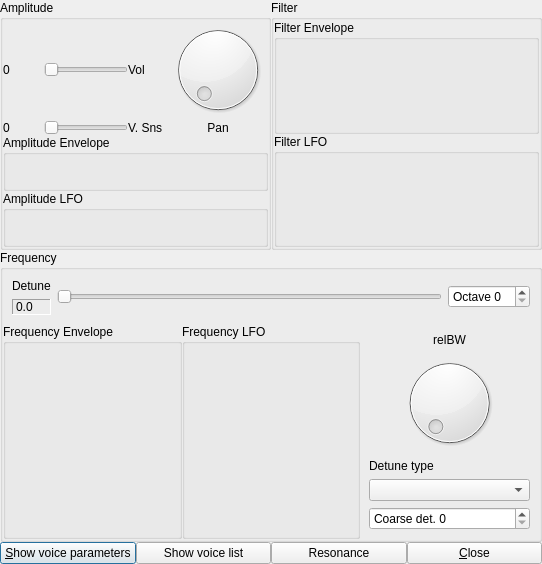
<?xml version="1.0" encoding="UTF-8"?>
<ui version="4.0">
 <class>addnoteui</class>
 <widget class="QDialog" name="addnoteui">
  <property name="geometry">
   <rect>
    <x>0</x>
    <y>0</y>
    <width>542</width>
    <height>564</height>
   </rect>
  </property>
  <property name="windowTitle">
   <string>Dialog</string>
  </property>
  <layout class="QVBoxLayout" name="verticalLayout">
   <property name="spacing">
    <number>0</number>
   </property>
   <property name="margin">
    <number>0</number>
   </property>
   <item>
    <layout class="QHBoxLayout" name="horizontalLayout_2">
     <property name="spacing">
      <number>0</number>
     </property>
     <item>
      <widget class="QGroupBox" name="groupBox">
       <property name="sizePolicy">
        <sizepolicy hsizetype="Preferred" vsizetype="Expanding">
         <horstretch>0</horstretch>
         <verstretch>0</verstretch>
        </sizepolicy>
       </property>
       <property name="title">
        <string>Amplitude</string>
       </property>
       <layout class="QVBoxLayout" name="verticalLayout_2">
        <property name="spacing">
         <number>0</number>
        </property>
        <property name="margin">
         <number>0</number>
        </property>
        <item>
         <layout class="QGridLayout" name="gridLayout">
          <property name="spacing">
           <number>0</number>
          </property>
          <item row="0" column="0">
           <widget class="QLabel" name="label_2">
            <property name="text">
             <string>0</string>
            </property>
           </widget>
          </item>
          <item row="0" column="1">
           <widget class="QSlider" name="horizontalSlider">
            <property name="sizePolicy">
             <sizepolicy hsizetype="Preferred" vsizetype="Fixed">
              <horstretch>0</horstretch>
              <verstretch>0</verstretch>
             </sizepolicy>
            </property>
            <property name="orientation">
             <enum>Qt::Horizontal</enum>
            </property>
           </widget>
          </item>
          <item row="0" column="2">
           <widget class="QLabel" name="label">
            <property name="text">
             <string>Vol</string>
            </property>
           </widget>
          </item>
          <item row="1" column="0">
           <widget class="QLabel" name="label_3">
            <property name="text">
             <string>0</string>
            </property>
           </widget>
          </item>
          <item row="1" column="1">
           <widget class="QSlider" name="horizontalSlider_2">
            <property name="sizePolicy">
             <sizepolicy hsizetype="Preferred" vsizetype="Fixed">
              <horstretch>0</horstretch>
              <verstretch>0</verstretch>
             </sizepolicy>
            </property>
            <property name="orientation">
             <enum>Qt::Horizontal</enum>
            </property>
           </widget>
          </item>
          <item row="1" column="2">
           <widget class="QLabel" name="label_4">
            <property name="text">
             <string>V. Sns</string>
            </property>
           </widget>
          </item>
          <item row="0" column="3">
           <widget class="Dial" name="dial">
            <property name="sizePolicy">
             <sizepolicy hsizetype="Preferred" vsizetype="Preferred">
              <horstretch>0</horstretch>
              <verstretch>0</verstretch>
             </sizepolicy>
            </property>
           </widget>
          </item>
          <item row="1" column="3">
           <widget class="QLabel" name="label_10">
            <property name="text">
             <string>Pan</string>
            </property>
            <property name="alignment">
             <set>Qt::AlignCenter</set>
            </property>
           </widget>
          </item>
         </layout>
        </item>
        <item>
         <widget class="EnvelopeBox" name="amplitudeEnvelope">
          <property name="title">
           <string>Amplitude Envelope</string>
          </property>
         </widget>
        </item>
        <item>
         <widget class="LFOBox" name="amplitudeLFO">
          <property name="title">
           <string>Amplitude LFO</string>
          </property>
         </widget>
        </item>
       </layout>
      </widget>
     </item>
     <item>
      <widget class="QGroupBox" name="groupBox_2">
       <property name="sizePolicy">
        <sizepolicy hsizetype="Preferred" vsizetype="Expanding">
         <horstretch>0</horstretch>
         <verstretch>0</verstretch>
        </sizepolicy>
       </property>
       <property name="title">
        <string>Filter</string>
       </property>
       <layout class="QVBoxLayout" name="verticalLayout_3">
        <property name="spacing">
         <number>0</number>
        </property>
        <property name="margin">
         <number>0</number>
        </property>
        <item>
         <widget class="EnvelopeBox" name="filterEnvelope">
          <property name="title">
           <string>Filter Envelope</string>
          </property>
         </widget>
        </item>
        <item>
         <widget class="LFOBox" name="filterLFO">
          <property name="title">
           <string>Filter LFO</string>
          </property>
         </widget>
        </item>
       </layout>
      </widget>
     </item>
    </layout>
   </item>
   <item>
    <widget class="QGroupBox" name="groupBox_3">
     <property name="sizePolicy">
      <sizepolicy hsizetype="Preferred" vsizetype="Expanding">
       <horstretch>0</horstretch>
       <verstretch>0</verstretch>
      </sizepolicy>
     </property>
     <property name="title">
      <string>Frequency</string>
     </property>
     <layout class="QGridLayout" name="gridLayout_5">
      <property name="margin">
       <number>0</number>
      </property>
      <property name="spacing">
       <number>0</number>
      </property>
      <item row="1" column="0">
       <widget class="EnvelopeBox" name="frequencyEnvelope">
        <property name="title">
         <string>Frequency Envelope</string>
        </property>
       </widget>
      </item>
      <item row="1" column="1">
       <widget class="LFOBox" name="frequencyLFO">
        <property name="title">
         <string>Frequency LFO</string>
        </property>
       </widget>
      </item>
      <item row="0" column="0" colspan="3">
       <widget class="QWidget" name="widget" native="true">
        <layout class="QHBoxLayout" name="horizontalLayout_3">
         <item>
          <layout class="QVBoxLayout" name="verticalLayout_4">
           <item>
            <widget class="QLabel" name="label_5">
             <property name="text">
              <string>Detune</string>
             </property>
            </widget>
           </item>
           <item>
            <widget class="QLabel" name="label_6">
             <property name="frameShape">
              <enum>QFrame::Panel</enum>
             </property>
             <property name="frameShadow">
              <enum>QFrame::Sunken</enum>
             </property>
             <property name="text">
              <string>0.0</string>
             </property>
            </widget>
           </item>
          </layout>
         </item>
         <item>
          <widget class="QSlider" name="horizontalSlider_3">
           <property name="orientation">
            <enum>Qt::Horizontal</enum>
           </property>
          </widget>
         </item>
         <item>
          <widget class="QSpinBox" name="octave">
           <property name="prefix">
            <string>Octave </string>
           </property>
          </widget>
         </item>
        </layout>
       </widget>
      </item>
      <item row="1" column="2">
       <widget class="QWidget" name="widget_2" native="true">
        <layout class="QVBoxLayout" name="verticalLayout_6">
         <item>
          <widget class="QLabel" name="label_7">
           <property name="text">
            <string>relBW</string>
           </property>
           <property name="alignment">
            <set>Qt::AlignCenter</set>
           </property>
          </widget>
         </item>
         <item>
          <widget class="Dial" name="dial_2">
           <property name="sizePolicy">
            <sizepolicy hsizetype="Preferred" vsizetype="Preferred">
             <horstretch>0</horstretch>
             <verstretch>0</verstretch>
            </sizepolicy>
           </property>
          </widget>
         </item>
         <item>
          <widget class="QLabel" name="label_8">
           <property name="text">
            <string>Detune type</string>
           </property>
          </widget>
         </item>
         <item>
          <widget class="QComboBox" name="comboBox"/>
         </item>
         <item>
          <widget class="QSpinBox" name="spinBox">
           <property name="prefix">
            <string>Coarse det. </string>
           </property>
          </widget>
         </item>
        </layout>
       </widget>
      </item>
     </layout>
    </widget>
   </item>
   <item>
    <layout class="QHBoxLayout" name="horizontalLayout">
     <property name="spacing">
      <number>0</number>
     </property>
     <item>
      <widget class="QPushButton" name="pushButton_2">
       <property name="text">
        <string>&amp;Show voice parameters</string>
       </property>
      </widget>
     </item>
     <item>
      <widget class="QPushButton" name="pushButton_3">
       <property name="text">
        <string>Show voice list</string>
       </property>
      </widget>
     </item>
     <item>
      <widget class="QPushButton" name="pushButton_4">
       <property name="text">
        <string>Resonance</string>
       </property>
      </widget>
     </item>
     <item>
      <widget class="QPushButton" name="pushButton">
       <property name="text">
        <string>&amp;Close</string>
       </property>
      </widget>
     </item>
    </layout>
   </item>
  </layout>
 </widget>
 <customwidgets>
  <customwidget>
   <class>Dial</class>
   <extends>QDial</extends>
   <header>dial.h</header>
  </customwidget>
  <customwidget>
   <class>LFOBox</class>
   <extends>QGroupBox</extends>
   <header>lfobox.h</header>
   <container>1</container>
  </customwidget>
  <customwidget>
   <class>EnvelopeBox</class>
   <extends>QGroupBox</extends>
   <header>envelopebox.h</header>
   <container>1</container>
  </customwidget>
 </customwidgets>
 <resources/>
 <connections>
  <connection>
   <sender>horizontalSlider</sender>
   <signal>valueChanged(int)</signal>
   <receiver>label_2</receiver>
   <slot>setNum(int)</slot>
   <hints>
    <hint type="sourcelabel">
     <x>125</x>
     <y>91</y>
    </hint>
    <hint type="destinationlabel">
     <x>41</x>
     <y>102</y>
    </hint>
   </hints>
  </connection>
  <connection>
   <sender>horizontalSlider_2</sender>
   <signal>valueChanged(int)</signal>
   <receiver>label_3</receiver>
   <slot>setNum(int)</slot>
   <hints>
    <hint type="sourcelabel">
     <x>125</x>
     <y>153</y>
    </hint>
    <hint type="destinationlabel">
     <x>30</x>
     <y>153</y>
    </hint>
   </hints>
  </connection>
  <connection>
   <sender>horizontalSlider_3</sender>
   <signal>valueChanged(int)</signal>
   <receiver>label_6</receiver>
   <slot>setNum(int)</slot>
   <hints>
    <hint type="sourcelabel">
     <x>135</x>
     <y>358</y>
    </hint>
    <hint type="destinationlabel">
     <x>61</x>
     <y>366</y>
    </hint>
   </hints>
  </connection>
 </connections>
</ui>
